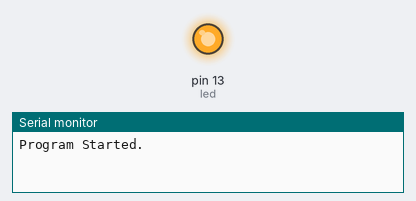
Bench run of a sketch on a simulated Arduino Uno, built with avr-gcc and run on an emulated ATmega328P. Shown: output pins drawn as LEDs (lit = HIGH), the last lines printed to the serial monitor. The modem accepts every AT command (registered, SIM ready, sends succeed) and sends nothing else.

Above: at 0.11 s.
At 10.1 s:
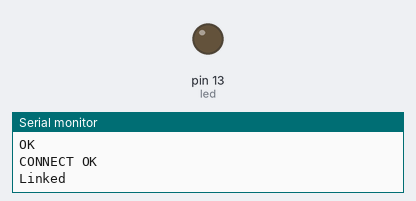
Timing chart, 0 to 11.6 s (numbered marks = the images above):
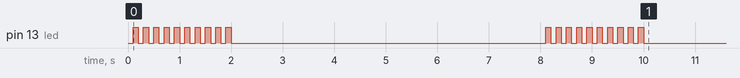

The sketch:

wifiGET.ino
```cpp
#include <SoftwareSerial.h>
//#include<HttpClient.h>

//my web site, replace with yours
#define DST_IP "127.0.0.1"
SoftwareSerial mySerial(10, 11); // RX, TX

/* The circuit:
 * RX is digital pin 10 (connect to TX of other device)
 * TX is digital pin 11 (connect to RX of other device)
*/
//Define the pin for the on board LED
int led = 13;

//Initialize Device
void setup()
{
  //Enable the Onboard LED to act as a Status indicator light
  pinMode(led, OUTPUT);
  //Set the speed for communicating with the ESP8266 module
  Serial.begin(115200);
  while (!Serial) {
    ; //wait sometime
  }
  Serial.println("Program Started.");
  //Send a series of flashes to show us we are in the bootup phase.
  mySerial.begin(115200);
  blinkcode ();
  //Reset the ESP8266
  delay(5000);
  mySerial.println("AT+RST");
  //Wait for the WiFi module to bootup
  delay(1000);
  while (mySerial.available()) {
    Serial.write(mySerial.read());
  }
  //Switch the chip to "client" mode
 /* mySerial.println("AT+CWMODE=1");
  //Connect to our Wireless network NOTE: change SSID to your wireless
  //network and PASSWORD to the key used to join the network.
  mySerial.println("AT+CWJAP=\"Cuboid\",\"swami123\"");
  //Once again blink some lights because it is fun!
  while (mySerial.available()) {
    Serial.write(mySerial.read());
  }
  delay(3000);
  */blinkcode ();
}

void loop()
{
  //Open a connection to the web server
  String cmd = "AT+CIPSTART=\"TCP\",\""; //make this command: AT+CPISTART="TCP","192.168.88.35",80
  cmd += DST_IP;
  cmd += "\",80";
  Serial.println(cmd);
  mySerial.println(cmd);
  while (mySerial.available()) {
    Serial.write(mySerial.read());
  }

  //wait a little while for 'Linked'
  delay(300);

  //This is our HTTP GET Request change to the page and server you want to load.
  cmd = "GET /testingget.php?&temp=23.21 HTTP/1.0\r\n";
  cmd += "Host: 127.0.0.1\r\n\r\n";

  //The ESP8266 needs to know the size of the GET request
  Serial.print("AT+CIPSEND=");
  Serial.println(cmd.length());
  mySerial.print("AT+CIPSEND=");
  mySerial.println(cmd.length());
  while (mySerial.available()) {
    Serial.write(mySerial.read());
  }
  //Look for the > prompt from the esp8266
  if (mySerial.find(">"))
  {
    //Send our http GET request
    Serial.println(cmd);
    mySerial.println(cmd);
    //mySerial.println();

  }
  else
  {
    //Something didn't work...
    Serial.println("AT+CIPCLOSE");
    mySerial.println("AT+CIPCLOSE");
  }

  //Check the returned header & web page. Looking for a keyword. I used YES12321

  /*if (Serial.find("YES12321"))
  {
    //If the string was found we know the page is up and we turn on the LED status
    //light to show the server is ONLINE
    digitalWrite(led, HIGH);
  }
  else
  {
    //If the string was not found then we can assume the server is offline therefore
    //we should turn of the light.
    digitalWrite(led, LOW);
  }*/
  //Wait a second for everything to settle.
  delay(1000);
  //Be great people and close our connection.
  mySerial.println("AT+CIPCLOSE");
  Serial.println("AT+CIPCLOSE");

  //Introduce a delay timer before we finish and go back to the begining.
  delay (5000);
}

void blinkcode ()
{
  //Simply loop a few times flashing the status light (this is used during boot up)
  int i;
  for (i = 1; i <= 10; i++) {
    delay (100);
    digitalWrite(led, HIGH);
    delay (100);
    digitalWrite(led, LOW);
  }
}
```
